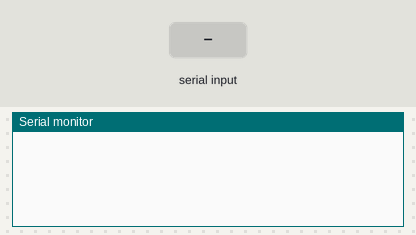
A sketch run on a simulated Arduino Uno, built with avr-gcc and run on an emulated ATmega328P. Parts: the last lines printed to the serial monitor. The inputs (shaded band) are chosen by the test bench.

Above: at 1.2 s.
1.3 s: "," received over Serial
At 2.5 s:
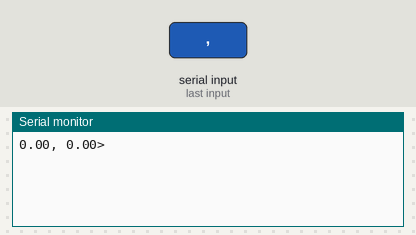
2.8 s: "90,45,200\n" received over Serial
At 3.7 s:
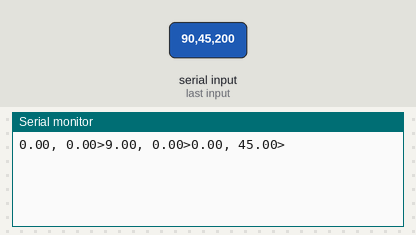

Measured:
- after the input at 1.3 s, the serial monitor: prints a new line at once (image 1)
- after the input at 2.8 s, the serial monitor: prints a new line at once (image 2)

The sketch:

tcp_trial.ino
```cpp
/*
  Connect Arduino WiFi to AskSensors
 * Description:  This sketch connects the Arduino to AskSensors IoT Platform (https://asksensors.com)
 * Uses an ESP8266 WiFi.
 *  Author: https://asksensors.com, 2018
 *  github: https://github.com/asksensors
 */


//#include <SoftwareSerial.h>

// serial config
//#define     RX    10
//#define     TX    11
//SoftwareSerial ESP(RX,TX);

const unsigned int writeInterval = 50; // write interval (in ms)

float tcVals[5] = {-1,-1,0,0,0};
const byte numChars = 32;
char inputData[numChars];
static byte ndx = 0;
char endMarker = '>';
char rc;
int numCount = 0;
unsigned long timeout = millis();

void setup() {
  Serial.begin(115200);
//  ESP.begin(57600);
}

void loop() {
  recvNums();
  delay(writeInterval);   // delay
}

//void echoString() {
//  Serial.println("Echo function called");
//  endMarker = '\n';
//  while (ESP.available()) {
//    Serial.println("Should be reading");
//    rc = ESP.read();
//    if (rc != endMarker) {
//      inputData[ndx] = rc;
//      ndx++;
//      if (ndx > numChars) {
//        ndx = numChars - 1;
//      }
//    }
//    else {
//      inputData[ndx - 1] = '\0'; // terminate the string
//      ndx = 0;
//    }
//  }
//  Serial.println(inputData);
//}

/// read all the data from serial input until a new line appears
void recvNums() {
  timeout = millis();
  while (Serial.available() == 0) {
    if (millis() - timeout > 1000) {
      return;
    }
  }
  while (Serial.available()) {
    rc = Serial.read();
    if (rc != endMarker) {
      if (rc == ',') {
        tcVals[numCount] = atof(inputData);
        ndx = -1;
        numCount++;
      }
      else {
        inputData[ndx] = rc;
      }
      ndx++;
      if (ndx >= numChars) {
        ndx = numChars - 1;
      }
    }
    else {
      tcVals[numCount] = atof(inputData);
      inputData[ndx] = '\0'; // terminate the string
      ndx = 0;
      numCount = 0;

      Serial.print(tcVals[0]);
      Serial.print(", ");
      Serial.print(tcVals[1]);
      Serial.print(">");
      return;
    }
  }

  tcVals[numCount] = atof(inputData);
  inputData[ndx] = '\0'; // terminate the string
  ndx = 0;
  numCount = 0;

  Serial.print(tcVals[0]);
  Serial.print(", ");
  Serial.print(tcVals[1]);
  Serial.print(">");
  return;
}
```
